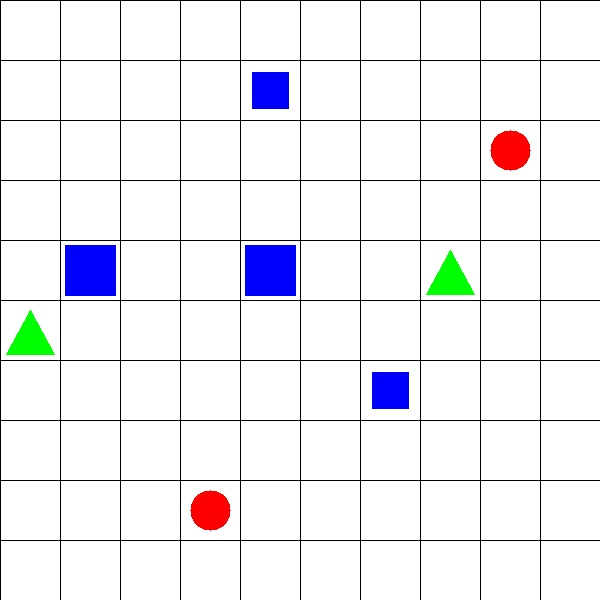
#> input picture Test_Images/test_image1.jpg, 600 x 600 px
$ python main.py   (older library calls are emulated)
#> lines starting #> are read from the running program, lines starting #| are printed output that depends on the picture; after the words box and inside, x2 and y2 are one past the last pixel; in counts of white or black regions, pixels touching at a corner belong together
### process_image.py
"""
DOCSTRING
this file does image processing
"""

import time
import cv2
import numpy as np
from skimage.measure import compare_ssim as ssim
import traversal
import astarsearch
import random

def main(image_filename):
    """Do some image processing, iterate through images, determine best path through obstacles"""
#> called with image_filename = 'Test_Images/test_image1.jpg'
    # 2 arrays
    occupied_grids = []  # List to store coordinates of occupied grid
    planned_path = {}   # Dictionary to store information regarding path planning

    # load image
    image = cv2.imread(image_filename)
#> image is the input picture: shape (600, 600, 3); mean B, G, R 243, 239.1, 239.3
    (win_w, win_h) = (60, 60)

    obstacles = []
    index = [1, 1]

    # create blank image, a matrix of 0's
    blank_image = np.zeros((60, 60, 3), np.uint8)
    # create array of 100 blank images
    list_images = [[blank_image for i in range(10)] for i in range(10)]
    maze = [[0 for i in range(10)] for i in range(10)]

    # image traversal; detect non empty squares
    for(x, y, window) in traversal.sliding_window(image, step_size=60, window_size=(win_w, win_h)):
        # ignore window if it doesn't meet our size requirements
        if(window.shape[0]) != win_h or window.shape[1] != win_w:
            continue
        # print index, img is our iterator
        clone = image.copy()
        # format the square for open cv
        cv2.rectangle(clone, (x, y), (x + win_w, y + win_h), (0, 255, 0), 2)
        crop_img = image[x:x + win_w, y:y + win_h]
        list_images[index[0]-1][index[1]-1] = crop_img.copy()
        # print occupied grid
        average_color_per_row = np.average(crop_img, axis=0)
        average_color = np.average(average_color_per_row, axis=0)
        average_color = np.uint8(average_color)

        # iterate through color matrix
        if any(i <= 240 for i in average_color):
            maze[index[1]-1][index[0]-1] = 1  # if not majority white
            occupied_grids.append(tuple(index))

        # add black squares
        if any(i <= 20 for i in average_color):
            obstacles.append(tuple(index))

        cv2.imshow("window", clone)
        cv2.waitKey(1)
        time.sleep(0.05)

        # Iterate
        index[1] = index[1] + 1
        if index[1] > 10:
            index[0] = index[0] + 1
            index[1] = 1
#> this loop made 100 passes
#> (x, y, average_color) on passes 1 to 8: (0, 0, [246, 246, 246]), (60, 0, [246, 246, 246]), (120, 0, [246, 246, 246]), (180, 0, [246, 246, 246]), (240, 0, [246, 246, 246]), (300, 0, [166, 244, 166]), (360, 0, [246, 246, 246]), (420, 0, [246, 246, 246])
#> pass 1, in main, `crop_img = image[x:x + win_w, y:y + win_h]`:
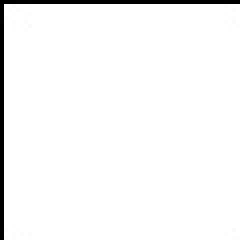
#> crop_img: shape (60, 60, 3) (shown 4 times larger); min 0, max 255, mean 246.6
#> pass 1, in main, `cv2.imshow("window", clone)`:
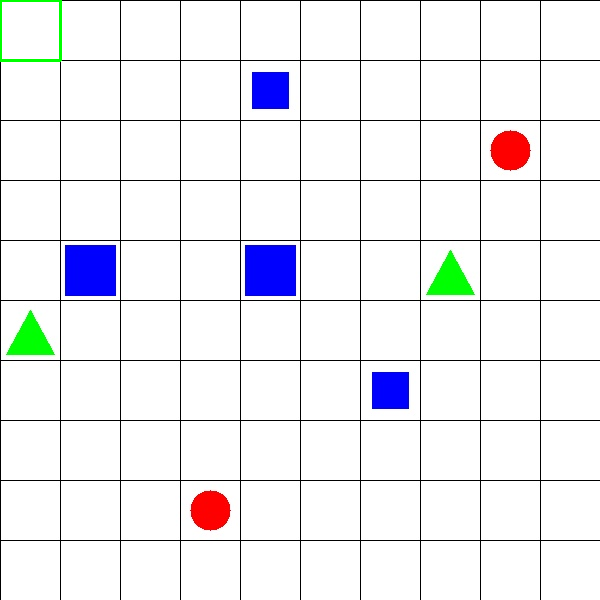
#> window 'window': shape (600, 600, 3); mean B, G, R 242.7, 239.3, 239
#> after the loop, index = [11, 1]; list_images = 10 items; maze = 10 items, first 6: [0, 0, 0, 0, 0, 0, 0, 0, 0, 0], [0, 0, 0, 0, 1, 0, 0, 0, 0, 0], [0, 0, 0, 0, 0, 0, 0, 0, 1, 0], [0, 0, 0, 0, 0, 0, 0, 0, 0, 0], [0, 1, 0, 0, 1, 0, 0, 1, 0, 0], [1, 0, 0, 0, 0, 0, 0, 0, 0, 0]; obstacles = []; occupied_grids = [(1, 6), (2, 5), (4, 9), (5, 2), (5, 5), (7, 7), (8, 5), (9, 3)]

    # perform shortest path search
    list_colored_grids = [n for n in occupied_grids if n not in obstacles]
#> list_colored_grids has the same summary as occupied_grids

    for startimage in list_colored_grids:
        # start image
        img1 = list_images[startimage[0]-1][startimage[1]-1]
        for grid in [n for n in list_colored_grids if n != startimage]:
            # next image
            img = list_images[grid[0]-1][grid[1]-1]
            # convert to grayscale
            image = cv2.cvtColor(img1, cv2.COLOR_BGR2GRAY)
            image2 = cv2.cvtColor(img, cv2.COLOR_BGR2GRAY)
            # compare structural similarities
            s = ssim(image, image2)

            # if similar, perform a star search
            if s > 0.9:
                result = astarsearch.astar(
                    maze, (startimage[0]-1, startimage[1]-1), (grid[0]-1, grid[1]-1))
                # print result
                list2 = []
                for t in result:
                    x, y = t[0], t[1]
                    # Contains min path + startimage + endimage
                    list2.append(tuple((x + 1, y + 1)))
                    # Result contains the minimum path required
                    result = list(list2[1:-1])
                if not result:  # If no path is found;
                    planned_path[startimage] = list(["NO PATH", [], 0])
                planned_path[startimage] = list(
                    [str(grid), result, len(result)+1])
#> this loop made 8 passes
#> startimage on passes 1 to 8: (1, 6), (2, 5), (4, 9), (5, 2), (5, 5), (7, 7), (8, 5), (9, 3)
#> pass 1, in main, `img1 = list_images[startimage[0]-1][startimage[1]-1]`:
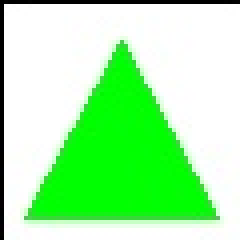
#> img1: shape (60, 60, 3) (shown 4 times larger); mean of channels 0, 1, 2 166.9, 244.5, 166.7; drawn as B, G, R
#> after the loop:
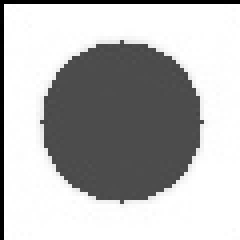
#> image: shape (60, 60) (shown 4 times larger); min 0, max 255, mean 183.1
#> after the loop, planned_path = 8 items

    for obj in list_colored_grids:
        if not obj in planned_path:  # If no matched object is found;
            planned_path[obj] = list(["NO MATCH", [], 0])
#> this loop made 8 passes

    image = cv2.imread(image_filename)
    clone = image.copy()

    drawn = list()

    for obj in planned_path:
      color = list(np.random.choice(range(256), size=3))
      if(planned_path[obj][0] == 'NO MATCH'):
        cv2.putText(clone,"NO MATCH", ((((obj[0] - 1) * 60)), (((obj[1] - 1) * 60) + 30)), cv2.FONT_HERSHEY_SIMPLEX, .35, 0)
        cv2.imshow("window", clone)
        cv2.waitKey()
        continue
      end_str = planned_path[obj][0].strip('(').strip(')').strip()
      end = tuple((int(end_str.split(',')[0]), int(end_str.split(',')[1])))

      # do this so we don't draw duplicate paths the opposite direction
      if(drawn.__contains__(end)):
        continue

      traversal.path_line(clone, start=obj, end=end, path=planned_path[obj][1], color=(int(color[0]), int(color[1]), int(color[2])))
      drawn.append(obj)
      cv2.imshow("window", clone)
      cv2.waitKey()
#> this loop made 8 passes
#> color on passes 1 to 8: [172, 47, 117], [192, 67, 251], [195, 103, 9], [211, 21, 242], [36, 87, 70], [216, 88, 140], [58, 193, 230], [39, 87, 174]
#> pass 1, in main, `cv2.imshow("window", clone)`:
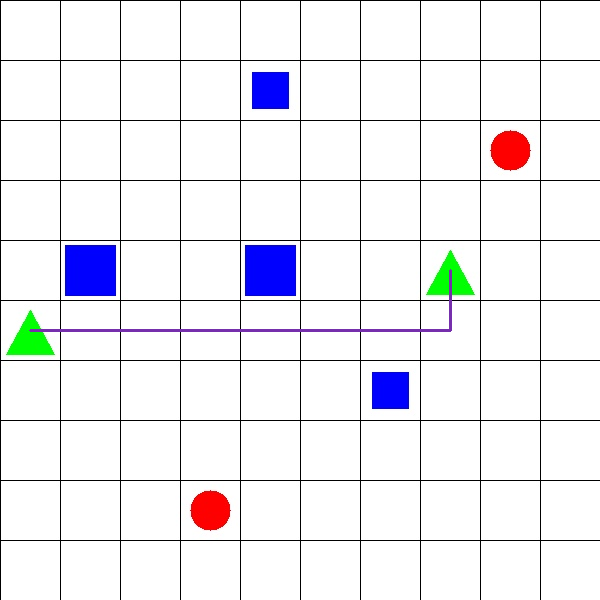
#> window 'window': shape (600, 600, 3); mean B, G, R 242.7, 238.3, 238.8
#> pass 2, in main, `cv2.imshow("window", clone)`:
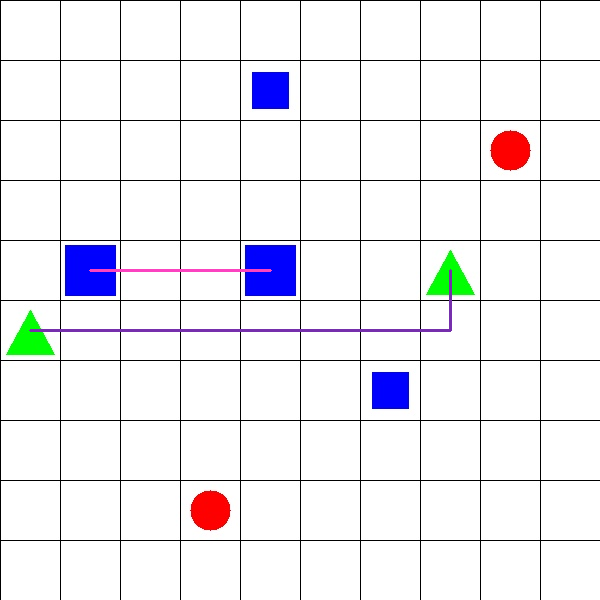
#> window 'window': shape (600, 600, 3); mean B, G, R 242.7, 238.1, 238.9
#> after the loop:
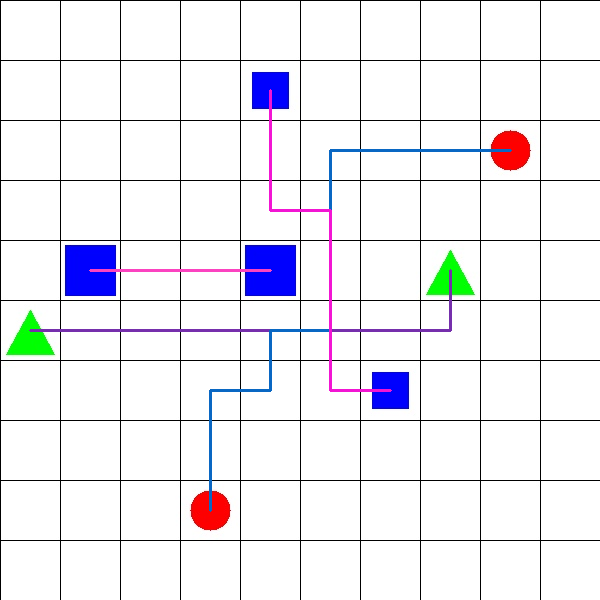
#> clone: shape (600, 600, 3); 1.3% of pixels changed, all inside (x1, y1, x2, y2) = (29, 89, 512, 512)
#> after the loop, drawn = [(1, 6), (2, 5), (4, 9), (5, 2)]

    cv2.imshow("window", clone)
    cv2.waitKey()

    return occupied_grids, planned_path

# [9 lines that do not run on import are left out]

### astarsearch.py
""" A* Search algorithm implementation to find the minimum path between 2 points"""

def astar(m, startp, endp):
    """ a* search """
    w, h = 10, 10		# 10x10(blocks) is the dimension of the input images
    sx, sy = startp  # Start Point
    ex, ey = endp  # End Point
    # [parent node, x, y, g, f]
    node = [None, sx, sy, 0, abs(ex-sx)+abs(ey-sy)]
    close_list = [node]
    created_list = {}
    created_list[sy*w+sx] = node
    k = 0
    while close_list:
        node = close_list.pop(0)
        x = node[1]
        y = node[2]
        l = node[3]+1
        k += 1
        # find neighbours
        if k != 0:
            neighbours = ((x, y+1), (x, y-1), (x+1, y), (x-1, y))
        else:
            neighbours = ((x+1, y), (x-1, y), (x, y+1), (x, y-1))
        for nx, ny in neighbours:
            if nx == ex and ny == ey:
                path = [(ex, ey)]
                while node:
                    path.append((node[1], node[2]))
                    node = node[0]
                return list(reversed(path))
            if 0 <= nx < w and 0 <= ny < h and m[ny][nx] == 0:
                if ny*w+nx not in created_list:
                    nn = (node, nx, ny, l, l+abs(nx-ex)+abs(ny-ey))
                    created_list[ny*w+nx] = nn
                    # adding to close_list ,using binary heap
                    nni = len(close_list)
                    close_list.append(nn)
                    while nni:
                        i = (nni-1) >> 1
                        if close_list[i][4] > nn[4]:
                            close_list[i], close_list[nni] = nn, close_list[i]
                            nni = i
                        else:
                            break
    return []

### traversal.py
""" Traversing through the image to perform image processing """
import cv2

def sliding_window(image, step_size, window_size):
    """ Traversing through the image """
    # slide a window across the image
    for y in range(0, image.shape[0], step_size):
        for x in range(0, image.shape[1], step_size):
            # yield the current window
            yield (x, y, image[y:y + window_size[1], x:x + window_size[0]])

def path_line(image, start, end, path, color):
    """ following the path line """
    # draw a line through a path
    path.insert(0, start)
    path.append(end)
    i = 0
    for point in path:
        if(i < len(path) - 1):
            x1 = (((point[0] - 1) * 60) + 30)
            y1 = (((point[1] - 1) * 60) + 30)
            x2 = (((path[i + 1][0] - 1) * 60) + 30)
            y2 = (((path[i + 1][1] - 1) * 60) + 30)
            cv2.line(image, (x1, y1), (x2, y2), color, 2)
            i += 1

### main.py
""" main """
import process_image

OCCUPIED_GRIDS, PLANNED_PATH = process_image.main(
    "Test_Images/test_image1.jpg")
#> OCCUPIED_GRIDS has the same summary as occupied_grids in main; PLANNED_PATH = 8 items
print("Occupied Grids : ")
print(OCCUPIED_GRIDS)
#| [(1, 6), (2, 5), (4, 9), (5, 2), (5, 5), (7, 7), (8, 5), (9, 3)]
print("Planned Path :")
for obj in PLANNED_PATH:
    print('path from:', end=' ')
    print(obj, end=' ')
    print('path:', end=' ')
    print(PLANNED_PATH[obj])

$ run again, with Test_Images/test_image2.jpg copied over Test_Images/test_image1.jpg
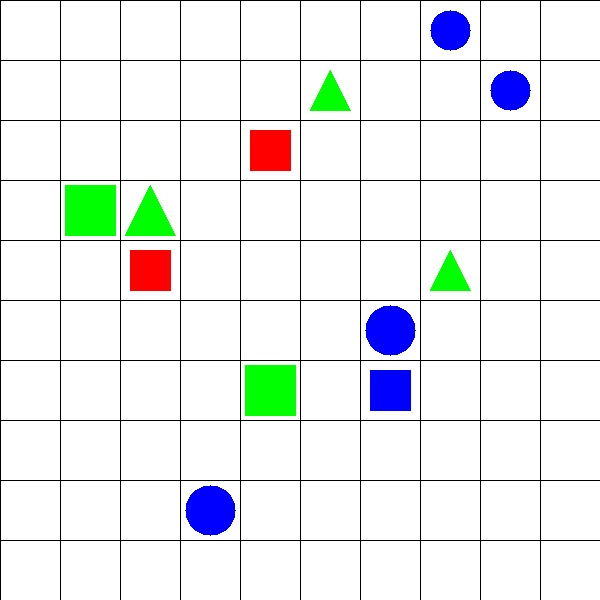
#> input picture Test_Images/test_image2.jpg, 600 x 600 px
#> in main, image is the input picture: shape (600, 600, 3); mean B, G, R 238.1, 238.3, 234.9
#> the loop in main, `for(x, y, window) in traversal.sliding_window(image, step_size=60, win..` made 100 passes
#> (x, y, average_color) on passes 1 to 8: (0, 0, [246, 246, 246]), (60, 0, [246, 246, 246]), (120, 0, [246, 246, 246]), (180, 0, [246, 246, 246]), (240, 0, [246, 246, 246]), (300, 0, [246, 246, 246]), (360, 0, [246, 246, 246]), (420, 0, [246, 246, 246])
#> after the loop in main, `for(x, y, window) in traversal.sliding_window(image, step_size=60, win..`: index = [11, 1]; list_images = 10 items; maze = 10 items, first 6: [0, 0, 0, 0, 0, 0, 0, 1, 0, 0], [0, 0, 0, 0, 0, 1, 0, 0, 1, 0], [0, 0, 0, 0, 1, 0, 0, 0, 0, 0], [0, 1, 1, 0, 0, 0, 0, 0, 0, 0], [0, 0, 1, 0, 0, 0, 0, 1, 0, 0], [0, 0, 0, 0, 0, 0, 1, 0, 0, 0]; obstacles = []; occupied_grids = [(2, 4), (3, 4), (3, 5), (4, 9), (5, 3), (5, 7), (6, 2), (7, 6), (7, 7), (8, 1), (8, 5), (9, 2)]
#> list_colored_grids has the same summary as occupied_grids
#> the loop in main, `for startimage in list_colored_grids:` made 12 passes
#> startimage on passes 1, 3, 4, 5, 6, 7, 8, 11: (2, 4), (3, 5), (4, 9), (5, 3), (5, 7), (6, 2), (7, 6), (8, 5)
#> after the loop in main, `for startimage in list_colored_grids:`:
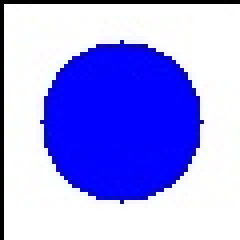
#> img1: shape (60, 60, 3) (shown 4 times larger); mean of channels 0, 1, 2 242.4, 157.5, 157.4; drawn as B, G, R
#> after the loop in main, `for startimage in list_colored_grids:`: planned_path = 10 items
#> the loop in main, `for obj in list_colored_grids:` made 12 passes
#> after the loop in main, `for obj in list_colored_grids:`: planned_path = 12 items
#> the loop in main, `for obj in planned_path:` made 12 passes
#> color on passes 1, 3, 5, 6, 7, 8, 9, 10: [172, 47, 117], [195, 103, 9], [36, 87, 70], [216, 88, 140], [58, 193, 230], [39, 87, 174], [88, 81, 165], [25, 77, 72]
#> after the loop in main, `for obj in planned_path:`:
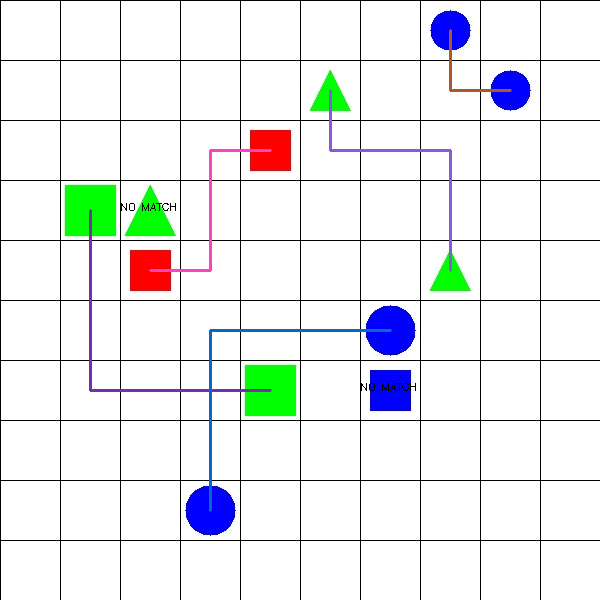
#> clone: shape (600, 600, 3); 1.23% of pixels changed, all inside (x1, y1, x2, y2) = (89, 29, 512, 512)
#> after the loop in main, `for obj in planned_path:`: drawn = [(2, 4), (3, 5), (4, 9), (6, 2), (8, 1)]
#> OCCUPIED_GRIDS has the same summary as occupied_grids in main; PLANNED_PATH = 12 items
#| [(2, 4), (3, 4), (3, 5), (4, 9), (5, 3), (5, 7), (6, 2), (7, 6), (7, 7), (8, 1), (8, 5), (9, 2)]
#> the loop `for obj in PLANNED_PATH:` made 12 passes
#> (printed output is left out)

$ run again, with Test_Images/test_image3.jpg copied over Test_Images/test_image1.jpg
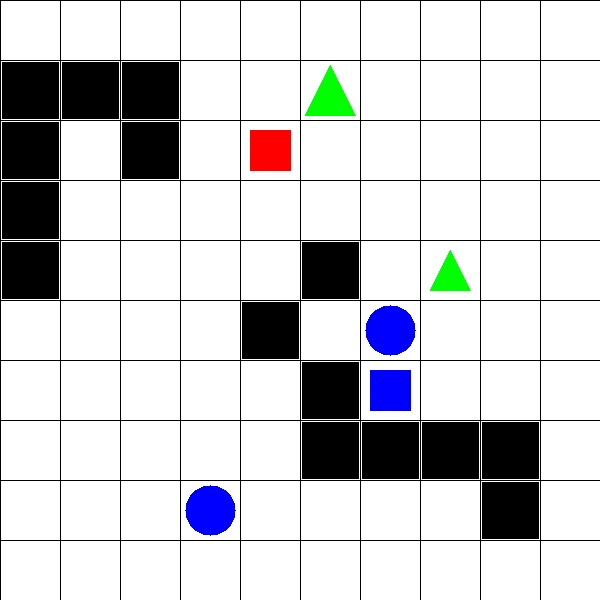
#> input picture Test_Images/test_image3.jpg, 600 x 600 px
#> in main, image is the input picture: shape (600, 600, 3); mean B, G, R 209.1, 206.8, 206.5
#> the loop in main, `for(x, y, window) in traversal.sliding_window(image, step_size=60, win..` made 100 passes
#> (x, y, average_color) on passes 1 to 8: (0, 0, [246, 246, 246]), (60, 0, [16, 16, 16]), (120, 0, [16, 16, 16]), (180, 0, [16, 16, 16]), (240, 0, [16, 16, 16]), (300, 0, [246, 246, 246]), (360, 0, [246, 246, 246]), (420, 0, [246, 246, 246])
#> after the loop in main, `for(x, y, window) in traversal.sliding_window(image, step_size=60, win..`: index = [11, 1]; list_images = 10 items; maze = 10 items, first 6: [0, 0, 0, 0, 0, 0, 0, 0, 0, 0], [1, 1, 1, 0, 0, 1, 0, 0, 0, 0], [1, 0, 1, 0, 1, 0, 0, 0, 0, 0], [1, 0, 0, 0, 0, 0, 0, 0, 0, 0], [1, 0, 0, 0, 0, 1, 0, 1, 0, 0], [0, 0, 0, 0, 1, 0, 1, 0, 0, 0]; obstacles = [(1, 2), (1, 3), (1, 4), (1, 5), (2, 2), (3, 2), (3, 3), (5, 6), (6, 5), (6, 7), (6, 8), (7, 8), (8, 8), (9, 8), (9, 9)]; occupied_grids = [(1, 2), (1, 3), (1, 4), (1, 5), (2, 2), (3, 2), (3, 3), (4, 9), (5, 3), (5, 6), (6, 2), (6, 5), (6, 7), (6, 8), (7, 6), (7, 7), (7, 8), (8, 5), (8, 8), (9, 8), (9, 9)]
#> list_colored_grids = [(4, 9), (5, 3), (6, 2), (7, 6), (7, 7), (8, 5)]
#> the loop in main, `for startimage in list_colored_grids:` made 6 passes
#> after the loop in main, `for startimage in list_colored_grids:`:
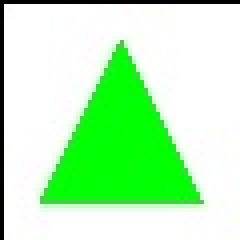
#> img1: shape (60, 60, 3) (shown 4 times larger); mean of channels 0, 1, 2 185.4, 244.6, 185.3; drawn as B, G, R
#> after the loop in main, `for startimage in list_colored_grids:`: planned_path = 2 items
#> the loop in main, `for obj in list_colored_grids:` made 6 passes
#> after the loop in main, `for obj in list_colored_grids:`: planned_path = 6 items
#> the loop in main, `for obj in planned_path:` made 6 passes
#> color on passes 3 to 6: [195, 103, 9], [211, 21, 242], [36, 87, 70], [216, 88, 140]
#> after the loop in main, `for obj in planned_path:`:
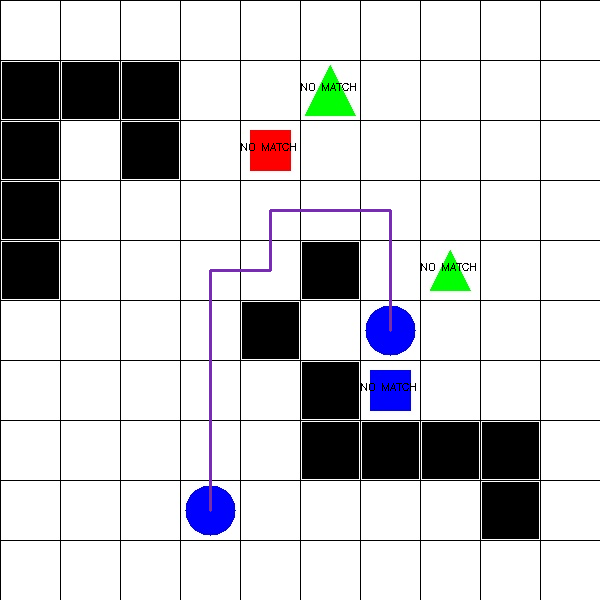
#> clone: shape (600, 600, 3); 0.65% of pixels changed, all inside (x1, y1, x2, y2) = (209, 83, 476, 512)
#> after the loop in main, `for obj in planned_path:`: drawn = [(4, 9)]
#> OCCUPIED_GRIDS has the same summary as occupied_grids in main; PLANNED_PATH = 6 items
#| [(1, 2), (1, 3), (1, 4), (1, 5), (2, 2), (3, 2), (3, 3), (4, 9), (5, 3), (5, 6), (6, 2), (6, 5), (6, 7), (6, 8), (7, 6), (7, 7), (7, 8), (8, 5), (8, 8), (9, 8), (9, 9)]
#> the loop `for obj in PLANNED_PATH:` made 6 passes
#> (printed output is left out)
